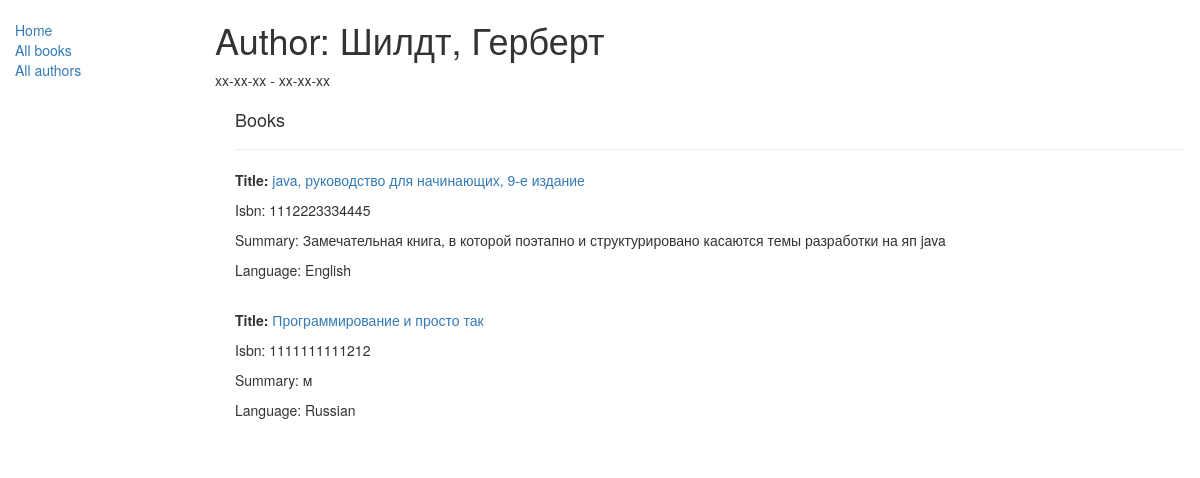
Before: /catalog/author/1 with the older database file.
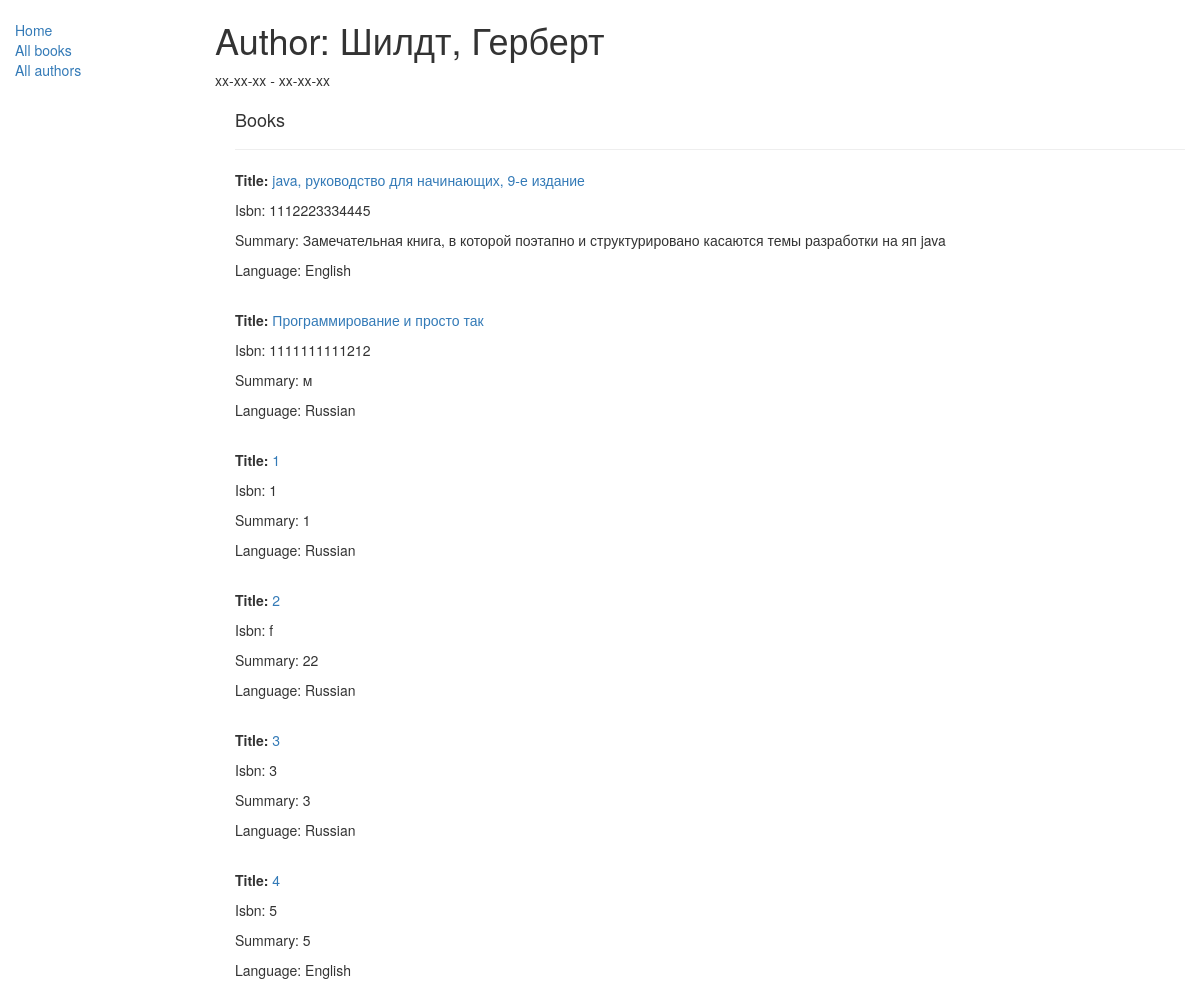
After: the same page with the newer database file.
### catalog/models.py (models this page shows, shortened)
class Author(models.Model):
    first_name = models.CharField(max_length=100)
    last_name = models.CharField(max_length=100)
    date_of_birth = models.DateField(null=True, blank=True)
    date_of_death = models.DateField('Died', null=True, blank=True)
    def __str__(self):
        return '%s, %s' % (self.last_name, self.first_name)

class Book(models.Model):
    title = models.CharField(max_length=200)
    author = models.ForeignKey('Author', on_delete=models.SET_NULL, null=True)
    summary = models.TextField(max_length=1000, help_text="Enter a brief description of the book")
    isbn = models.CharField('ISBN',max_length=13, help_text='13 Character <a href="https://www.isbn-international.org/content/what-isbn">ISBN number</a>')
    genre = models.ManyToManyField(Genre, help_text="Select a genre for this book")
    language = models.ForeignKey('Language', on_delete=models.SET_NULL, null=True)
    def display_genre(self):
        """
        Creates a string for the Genre. This is required to display genre in Admin.
        """
        return ', '.join([ genre.name for genre in self.genre.all()[:3] ])
    display_genre.short_description = 'Genre'

class Language(models.Model):
    name = models.CharField(max_length=200, help_text="Enter a book languages")
    def __str__(self):
        return self.name

### catalog/views.py (the view)
# urls.py: re_path(r'^author/(?P<pk>\d+)$', views.AuthorDetailView.as_view(), name='author-detail'),
class AuthorDetailView(generic.DetailView):
    model = Author

### catalog/templates/catalog/author_detail.html (shortened to what this page needs)
{% extends "base_generic.html" %}
{% block content %}
  <h1>Author: {{ author }}</h1>
  <p>{%if author.date_of_birth%} {{ author.date_of_birth }} {%else%}xx-xx-xx{%endif%} - {%if author.date_of_death%}{{ author.date_of_death }}{%else%}xx-xx-xx{%endif%}</p>
  <div style="margin-left:20px;margin-top:20px">
    <h4>Books</h4>
    <hr>
    {% for book in author.book_set.all %}
    <p><strong>Title:</strong> <a href="{% url 'book-detail' book.pk %}">{{book.title}}</a></p>
    <p>Isbn: {{book.isbn}}</p>
    <p>Summary: {{book.summary}}</p>
    <p>Language: {{book.language}}</p>
    <br>
    {% endfor %}
  </div>
{% endblock %}

### catalog/templates/base_generic.html (shortened to what this page needs)
<!doctype html>
<html lang="en">
  <head>
    <link
      rel="stylesheet"
      href="https://maxcdn.bootstrapcdn.com/bootstrap/3.3.7/css/bootstrap.min.css" />
    {% load static %}
    <link rel="stylesheet" href="{% static 'css/styles.css' %}" />
  </head>
  <body>
    <div class="container-fluid">
      <div class="row">
        <div class="col-sm-2">
          {% block sidebar %}
            <ul class="sidebar-nav">
              <li><a href="{% url 'index' %}">Home</a></li>
              <li><a href="{% url 'books' %}">All books</a></li>
              <li><a href="{% url 'authors' %}">All authors</a></li>
            </ul>
          {% endblock %}
        </div>
        <div class="col-sm-10 ">
          {% block content %}{% endblock %}
        </div>
      </div>
    </div>
  </body>
</html>

### catalog/static/css/styles.css (style rules this page uses)
.sidebar-nav { margin-top: 20px; padding: 0; list-style: none; }

Changed rows visible on the page:
added Book: title "1", isbn "1", summary "1", language "Russian"
added Book: title "2", isbn "f", summary "22", language "Russian"
added Book: title "3", isbn "3", summary "3", language "Russian"
added Book: title "4", isbn "5", summary "5", language "English"
